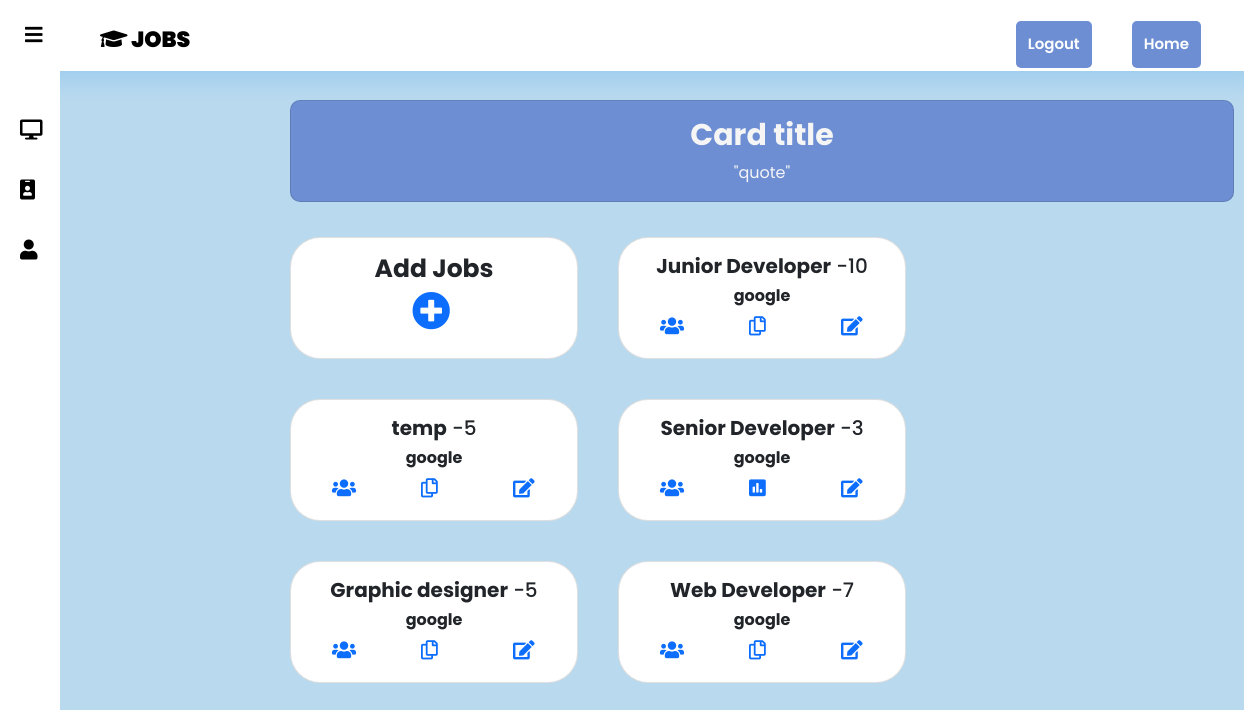
/company/jobs/list/ (signed in), run on the app's committed database.
### company/models.py (models this page shows, shortened)
class Job(models.Model):
    user=models.ForeignKey(get_user_model(),null=True,on_delete=models.CASCADE)
    position=models.CharField(max_length=200)
    expected=models.TextField()
    salary=models.DecimalField(max_digits=10,decimal_places=2)
    vacancy=models.IntegerField()
    desc=models.TextField()
    job_time=models.DecimalField(max_digits=4,decimal_places=2)
    job_responsibilty=models.TextField()
    date_posted=models.DateTimeField(default=timezone.now)
    hide_key=models.BooleanField(default=False)

class CompanyProfile(models.Model):
    user=models.OneToOneField(get_user_model(),on_delete=models.CASCADE)
    company_name=models.CharField(max_length=70)
    preview=models.TextField()
    about=models.TextField()
    website=models.URLField(max_length=250)
    service_provided=models.CharField(max_length=250)
    address=models.TextField()
    headquaters=models.CharField(max_length=250)
    type_of_company=models.CharField(choices=type_list,max_length=50)
    founded_on=models.CharField(max_length=4)
    speciality=models.TextField()
    def __str__(self):
        return self.company_name

### account/models.py (models this page shows, shortened)
class CustomUser(AbstractBaseUser, PermissionsMixin):
    email = models.EmailField(_('email address'), unique=True)
    first_name=models.CharField(max_length=50)
    last_name=models.CharField(max_length=50)
    user_type=models.CharField(max_length=100,choices=choice_list,default='student')
    is_staff = models.BooleanField(default=False)
    is_active = models.BooleanField(default=True)
    date_joined = models.DateTimeField(default=timezone.now)
    USERNAME_FIELD = 'email'
    REQUIRED_FIELDS = []
    objects = CustomUserManager()

### company/views.py (the view)
# urls.py: path('jobs/list/',JobList,name="jobs-list"),
def JobList(request):
    job_list=Job.objects.filter(user=request.user)
    context={
        'job_list':job_list,
    }
    return render(request,'company/job_list.html',context)

### company/templates/company/job_list.html (shortened to what this page needs)
{% extends 'company/basic.html'%}
{%block name%}
Jobs
{%endblock%}
{%block display%}
    {%if request.user.is_authenticated and request.user.user_type == "company"  %}
    <div class="sidebar" style="z-index: 1;">
        <a id="active-link" href="{% url 'sub-forum' request.user.companyprofile  %}"><i class="fas fa-desktop"></i><span>Forum</span></a>
        {% if request.user.companyprofile %}
        <a href="{% url 'edit-c-profile' request.user.companyprofile.id %}"><i class="fa fa-id-badge" aria-hidden="true"></i><span>Details</span></a>
        {%else%}
        <a href="{% url 'create-c-profile' %}"><i class="fa fa-id-badge" aria-hidden="true"></i><span>Details</span></a>
        {%endif%}
        <a href="{% url 'company-profile'%}"><i class="fa fa-user" aria-hidden="true"></i><span>Profile</span></a>
    </div>
    <div style="padding: 100px 50px 5px 290px">
        <div class="card" style="width: 59rem; border-radius:10px; background-color:#6d8ed3;color:whitesmoke">
            <div class="card-body">
              <h5 class="card-title" style="text-align: center;font-size:30px"><b>Card title</b></h5>
              <p class="card-text" style="text-align: center;">"quote"</p>
            </div>
          </div>
    </div>
    <div style="padding: 10px 100px 50px 270px; font-size:larger;display:flex;flex-flow:row wrap;">
        <div class="card" style="width: 18rem;border-radius:30px;margin: 20px;">
            <div class="card-body">
              <h5 class="card-title" style="text-align: center;font-size:25px"><b>Add Jobs</b></h5>
              <a href="{% url 'create-jobs' %}" style="margin:30px 105px;" ><i class="fas fa-plus-circle fa-2x"></i></a>
            </div>
          </div>
        {% for job in job_list %}
        <div class="card" style="width: 18rem;border-radius:30px;margin: 20px;">
            <div class="card-body">
              <h5 class="card-title" style="text-align: center;"><b>{{job.position}}</b> -{{job.vacancy}}</h5>
              <h6 class="card-title" style="text-align: center;"><b>{{job.user.companyprofile}}</b></h6>
              <div style="white-space: nowrap;">
                <a href="{% url 'applicant-list' job.id %}" style="margin:3px 35px 0px 25px;" title="view Applied Students"><i class="fas fa-users"></i></a>
                {%if job.quiz%}
                <a href="{% url 'test-stats' job.quiz.id%}" style="margin:3px 45px 0px 25px;" title="Give test"><i class="fas fa-poll"></i></a>
                {%else%}
                <a href="{% url 'create_quiz' job.id %}" style="margin:3px 45px 0px 25px;" title="Give test"><i class="far fa-copy"></i></i></a>
                {%endif%}
                {% if job.hide_key %}
                <a href="{% url 'hide-job' job.id %}" style="margin:3px 15px 0px 25px;" title="flaunt job" ><i class="far fa-eye-slash"></i></a>
                {%else%}
                <a href="{% url 'hide-job' job.id %}" style="margin:3px 15px 0px 25px;" title="hide job from students" ><i class="fas fa-edit"></i></a>
                {%endif%}
              </div>
            </div>
          </div>
        {%endfor%}
    </div>
    {%else%}
    <div style="padding: 100px; font-size:larger;" >
        <h2>This Page Isnt Available</h2>
        <p>The requested URL was not found on the server. If you entered the URL manually please check your spelling and try again.</p>
      </div>
    {%endif%}
{%endblock%}

### company/templates/company/basic.html (shortened to what this page needs)
<!DOCTYPE html>
<html lang="en" dir="ltr">
  <head>
    {% load static %}
    <link href="https://cdn.jsdelivr.net/npm/bootstrap@5.0.0-beta3/dist/css/bootstrap.min.css" rel="stylesheet">
    <link rel="stylesheet" href="{% static 'company/css/company.css'%}">
    <link rel="stylesheet" href="https://cdnjs.cloudflare.com/ajax/libs/font-awesome/5.12.1/css/all.min.css">
    <link rel="stylesheet" href="https://cdn.jsdelivr.net/npm/pixeden-stroke-7-icon@1.2.3/pe-icon-7-stroke/dist/pe-icon-7-stroke.min.css">
  </head>
  <body>
    <header style="z-index:1">
        <label for="check">
          <i class="fa fa-bars" aria-hidden="true" id="sidebar_btn"></i>
        </label>
        <div class="left_area">
          <h3><span><i class="fa fa-graduation-cap" aria-hidden="true"></i>{%block name%} {%endblock%}</span></h3>
        </div>
        {%if request.user.is_authenticated and request.user.id == User.id%}
        {%else%}
        <div class="right_area">
            <a href="{% url 'back-home' %}" class="logout_btn">Home</a>
          </div>
        {%endif%}
        <div class="right_area">
          <a href="{% url 'logout' %}" class="logout_btn">Logout</a>
        </div>
    </header>
    {%block display%}
    {%endblock%}

### static/company/css/company.css (style rules this page uses)
body { margin: 0; padding: 0; font-family: 'Poppins', sans-serif; background: #b9d9ee; }
header { position: fixed; background: #fff; padding: 3px; width: 100%; box-shadow: 1px 1px 20px 10px #a0ceee; }
.left_area h3 { position: fixed; color: rgb(58, 54, 54); margin: 0; text-transform: uppercase; font-size: 22px; font-weight: 900; left : 100px; }
.left_area span { color: #000; }
.logout_btn { padding: 12px; background: #6d8ed3; text-decoration: none; float: right; float: top; margin-top: -6px; margin-right: 40px; border-radius: 5px; font-size: 15px; font-weight: 600; color: #fff; transition: 0.5s; transition-property: background; }
.sidebar { background: #fff; margin-top: 70px; padding-top: 30px; position: fixed; left: 0; width: 250px; height: 100%; transition: 0.5s; transition-property: left; }
.sidebar a { color: #000; display: block; width: 100%; line-height: 60px; text-decoration: none; padding-left: 40px; box-sizing: border-box; transition: 0.5s; transition-property: background; }
.sidebar i { padding-right: 10px; }
label #sidebar_btn { z-index: 1; color: #000; position: fixed; cursor: pointer; left: 20px; font-size: 20px; margin: 5px ; transition: 0.8s; transition-property: color; }
#check:checked ~ .sidebar { left: -190px; }
#check:checked ~ .sidebar a { font-size: 20px; margin-left: 170px; width: 80px; }

### data on the page
Job: position "Junior Developer", vacancy "10", user.companyprofile "google", hide_key False (drawn)
Job: position "temp", vacancy "5", user.companyprofile "google", hide_key False (drawn)
Job: position "Senior Developer", vacancy "3", user.companyprofile "google", hide_key False (drawn)
Job: position "Graphic designer", vacancy "5", user.companyprofile "google", hide_key False (drawn)
Job: position "Web Developer", vacancy "7", user.companyprofile "google", hide_key False (drawn)
